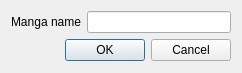
<?xml version="1.0" encoding="UTF-8"?>
<ui version="4.0">
 <class>newUnitDialog</class>
 <widget class="QDialog" name="newUnitDialog">
  <property name="geometry">
   <rect>
    <x>0</x>
    <y>0</y>
    <width>242</width>
    <height>73</height>
   </rect>
  </property>
  <property name="windowTitle">
   <string>Dialog</string>
  </property>
  <layout class="QVBoxLayout" name="verticalLayout_2">
   <item>
    <layout class="QVBoxLayout" name="verticalLayout">
     <item>
      <layout class="QHBoxLayout" name="horizontalLayout">
       <item>
        <widget class="QLabel" name="unitNameLabel">
         <property name="text">
          <string>Manga name</string>
         </property>
        </widget>
       </item>
       <item>
        <widget class="QLineEdit" name="unitNameLineEdit"/>
       </item>
      </layout>
     </item>
    </layout>
   </item>
   <item>
    <widget class="QDialogButtonBox" name="buttonBox">
     <property name="orientation">
      <enum>Qt::Orientation::Horizontal</enum>
     </property>
     <property name="standardButtons">
      <set>QDialogButtonBox::StandardButton::Cancel|QDialogButtonBox::StandardButton::Ok</set>
     </property>
    </widget>
   </item>
  </layout>
 </widget>
 <resources/>
 <connections>
  <connection>
   <sender>buttonBox</sender>
   <signal>accepted()</signal>
   <receiver>newUnitDialog</receiver>
   <slot>accept()</slot>
   <hints>
    <hint type="sourcelabel">
     <x>248</x>
     <y>254</y>
    </hint>
    <hint type="destinationlabel">
     <x>157</x>
     <y>274</y>
    </hint>
   </hints>
  </connection>
  <connection>
   <sender>buttonBox</sender>
   <signal>rejected()</signal>
   <receiver>newUnitDialog</receiver>
   <slot>reject()</slot>
   <hints>
    <hint type="sourcelabel">
     <x>316</x>
     <y>260</y>
    </hint>
    <hint type="destinationlabel">
     <x>286</x>
     <y>274</y>
    </hint>
   </hints>
  </connection>
 </connections>
</ui>
